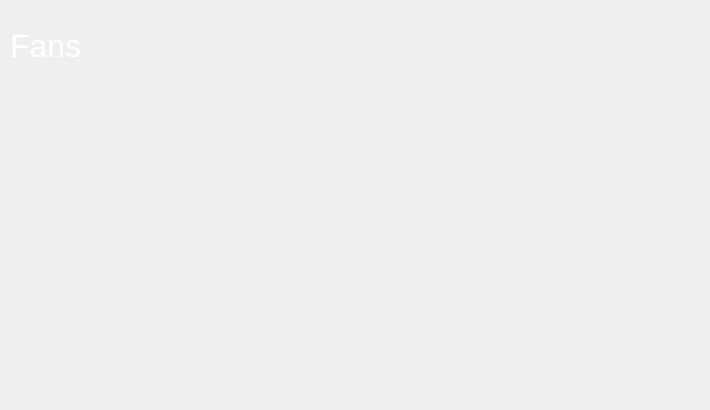
<?xml version="1.0" encoding="UTF-8"?>
<ui version="4.0">
 <class>fansPage</class>
 <widget class="QWidget" name="fansPage">
  <property name="geometry">
   <rect>
    <x>0</x>
    <y>0</y>
    <width>710</width>
    <height>410</height>
   </rect>
  </property>
  <property name="minimumSize">
   <size>
    <width>710</width>
    <height>410</height>
   </size>
  </property>
  <property name="maximumSize">
   <size>
    <width>720</width>
    <height>420</height>
   </size>
  </property>
  <property name="windowTitle">
   <string>Form</string>
  </property>
  <widget class="QWidget" name="horizontalLayoutWidget">
   <property name="geometry">
    <rect>
     <x>10</x>
     <y>10</y>
     <width>691</width>
     <height>71</height>
    </rect>
   </property>
   <layout class="QHBoxLayout" name="fp_header_layout">
    <item>
     <widget class="QLabel" name="fp_header_title">
      <property name="font">
       <font>
        <pointsize>24</pointsize>
       </font>
      </property>
      <property name="styleSheet">
       <string notr="true">background: transparent; color: white;</string>
      </property>
      <property name="text">
       <string>Fans</string>
      </property>
     </widget>
    </item>
    <item>
     <widget class="BlocksCustomButton" name="fp_header_back_btn">
      <property name="minimumSize">
       <size>
        <width>60</width>
        <height>60</height>
       </size>
      </property>
      <property name="maximumSize">
       <size>
        <width>60</width>
        <height>60</height>
       </size>
      </property>
      <property name="text">
       <string/>
      </property>
      <property name="flat">
       <bool>true</bool>
      </property>
      <property name="button_type" stdset="0">
       <string>icon</string>
      </property>
      <property name="icon_pixmap" stdset="0">
       <pixmap resource="resources/button_resources.qrc">:/button_borders/media/btn_icons/back.svg</pixmap>
      </property>
     </widget>
    </item>
   </layout>
  </widget>
  <widget class="QWidget" name="verticalLayoutWidget">
   <property name="geometry">
    <rect>
     <x>10</x>
     <y>90</y>
     <width>691</width>
     <height>301</height>
    </rect>
   </property>
   <layout class="QVBoxLayout" name="fp_content_vertical_layout">
    <property name="leftMargin">
     <number>5</number>
    </property>
    <property name="topMargin">
     <number>5</number>
    </property>
    <property name="rightMargin">
     <number>5</number>
    </property>
    <property name="bottomMargin">
     <number>5</number>
    </property>
    <item>
     <layout class="QHBoxLayout" name="fp_content_horizonta_layout">
      <property name="leftMargin">
       <number>5</number>
      </property>
      <property name="topMargin">
       <number>5</number>
      </property>
      <property name="rightMargin">
       <number>5</number>
      </property>
      <property name="bottomMargin">
       <number>5</number>
      </property>
      <item>
       <widget class="BlocksCustomButton" name="part_cooling_fan_display">
        <property name="sizePolicy">
         <sizepolicy hsizetype="Fixed" vsizetype="Fixed">
          <horstretch>0</horstretch>
          <verstretch>0</verstretch>
         </sizepolicy>
        </property>
        <property name="minimumSize">
         <size>
          <width>200</width>
          <height>60</height>
         </size>
        </property>
        <property name="maximumSize">
         <size>
          <width>200</width>
          <height>60</height>
         </size>
        </property>
        <property name="text">
         <string/>
        </property>
        <property name="flat">
         <bool>true</bool>
        </property>
        <property name="button_type" stdset="0">
         <string>display</string>
        </property>
        <property name="icon_pixmap" stdset="0">
         <pixmap resource="resources/icon_resources.qrc">:/temperatures/media/btn_icons/fan.svg</pixmap>
        </property>
       </widget>
      </item>
      <item>
       <widget class="BlocksCustomButton" name="auxiliary_fan_display">
        <property name="sizePolicy">
         <sizepolicy hsizetype="Fixed" vsizetype="Fixed">
          <horstretch>0</horstretch>
          <verstretch>0</verstretch>
         </sizepolicy>
        </property>
        <property name="minimumSize">
         <size>
          <width>200</width>
          <height>60</height>
         </size>
        </property>
        <property name="maximumSize">
         <size>
          <width>200</width>
          <height>60</height>
         </size>
        </property>
        <property name="text">
         <string/>
        </property>
        <property name="flat">
         <bool>true</bool>
        </property>
        <property name="button_type" stdset="0">
         <string>display</string>
        </property>
        <property name="icon_pixmap" stdset="0">
         <pixmap resource="resources/icon_resources.qrc">:/temperatures/media/btn_icons/blower.svg</pixmap>
        </property>
       </widget>
      </item>
     </layout>
    </item>
   </layout>
  </widget>
 </widget>
 <customwidgets>
  <customwidget>
   <class>BlocksCustomButton</class>
   <extends>QPushButton</extends>
   <header location="global">utils.ui</header>
  </customwidget>
 </customwidgets>
 <resources>
  <include location="resources/icon_resources.qrc"/>
  <include location="resources/button_resources.qrc"/>
 </resources>
 <connections/>
</ui>
